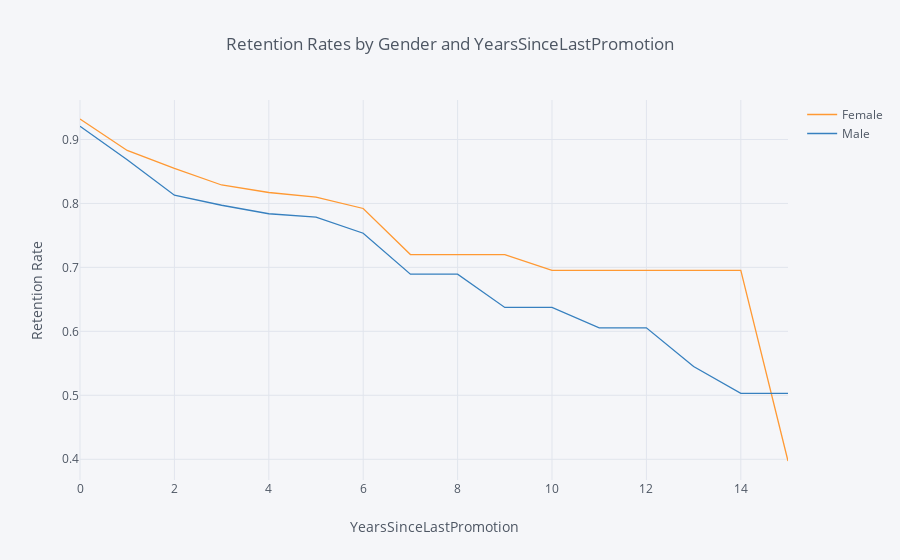

Write notebook code for a chart like this one.
### Markdown cell above
## 3. Let's look at retention rate by gender from a third perspective - the number of years since the employee's last promotion. Generate and plot a survival curve showing this.

### Code cell
rates = survival(data, 'Gender', 'YearsSinceLastPromotion', 'Attrition')

rates.iplot(kind='line', xTitle='YearsSinceLastPromotion', yTitle='Retention Rate',
            title='Retention Rates by Gender and YearsSinceLastPromotion')

### Figure 1 — Plotly figure (JSON) as saved in the notebook; plotly's stock layout.template omitted (floating-point values rounded to 4 significant figures)
{"data": [{"line": {"color": "rgba(255, 153, 51, 1.0)", "dash": "solid", "shape": "linear", "width": 1.3}, "mode": "lines", "name": "Female", "text": "", "type": "scatter", "uid": "253d3169-17f6-4831-9cfd-75ef85fede83", "x": [0, 1, 2, 3, 4, 5, 6, 7, 8, 9, 10, 11, 12, 13, 14, 15], "y": [0.932, 0.8828, 0.8547, 0.8288, 0.817, 0.8099, 0.7921, 0.7201, 0.7201, 0.7201, 0.6952, 0.6952, 0.6952, 0.6952, 0.6952, 0.3973]}, {"line": {"color": "rgba(55, 128, 191, 1.0)", "dash": "solid", "shape": "linear", "width": 1.3}, "mode": "lines", "name": "Male", "text": "", "type": "scatter", "uid": "03539b05-a9f4-4a65-9f50-5e839b4d76cf", "x": [0, 1, 2, 3, 4, 5, 6, 7, 8, 9, 10, 11, 12, 13, 14, 15], "y": [0.9206, 0.8684, 0.8128, 0.7971, 0.7838, 0.7785, 0.7534, 0.6894, 0.6894, 0.6374, 0.6374, 0.6055, 0.6055, 0.5449, 0.503, 0.503]}], "layout": {"legend": {"bgcolor": "#F5F6F9", "font": {"color": "#4D5663"}}, "paper_bgcolor": "#F5F6F9", "plot_bgcolor": "#F5F6F9", "title": {"font": {"color": "#4D5663"}, "text": "Retention Rates by Gender and YearsSinceLastPromotion"}, "xaxis": {"gridcolor": "#E1E5ED", "showgrid": true, "tickfont": {"color": "#4D5663"}, "title": {"font": {"color": "#4D5663"}, "text": "YearsSinceLastPromotion"}, "zerolinecolor": "#E1E5ED"}, "yaxis": {"gridcolor": "#E1E5ED", "showgrid": true, "tickfont": {"color": "#4D5663"}, "title": {"font": {"color": "#4D5663"}, "text": "Retention Rate"}, "zerolinecolor": "#E1E5ED"}}}
